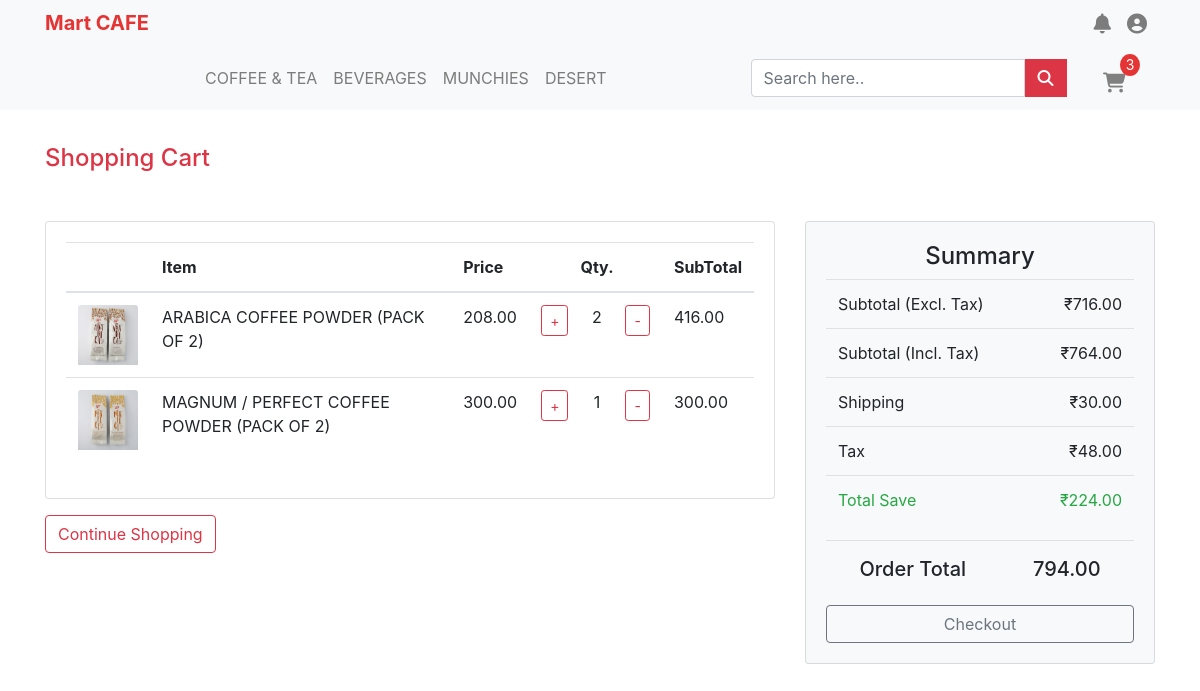
The page /cart/ (signed in) on the database as committed earlier.
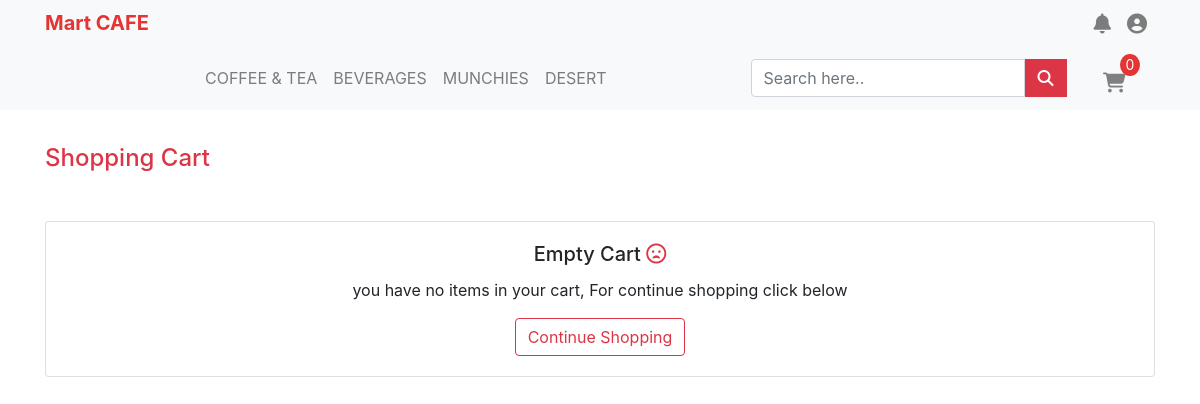
The same page on the database as committed later.
### cafeStore/models.py (models this page shows, shortened)
class OrderItem(models.Model):
    status_category = (
        ("Pending", "Pending"),
        ("Accepted", "Accepted"),
        ("Shipping", "Shipping"),
        ("Out for Delivery", "Out for Delivery"),
        ("Delivered", "Delivered")
    )
    product = models.ForeignKey(CafeProducts, on_delete=models.CASCADE, blank=True, null=True)
    order = models.ForeignKey(Order, on_delete=models.CASCADE, blank=True, null=True)
    quantity = models.PositiveIntegerField(default=0, null=True, blank=True)
    status = models.CharField(max_length=100, null=True, choices=status_category, default="Pending")
    date = models.DateTimeField(auto_now_add=True)
    @property
    def get_total(self):
        total = self.product.discountPrice * self.quantity
        return total
    @property
    def get_original_total(self):
        total = self.product.price * self.quantity
        return total

class CafeProducts(models.Model):
    category_choice = [
        ('coffee_and_tea', 'COFFEE AND TEA'),
        ('beverages', 'BEVERAGES'),
        ('munchies', 'MUNCHIES'),
        ('desert', 'DESERT'),
    ]
    name = models.CharField(max_length=100)
    description = models.TextField(max_length=1000)
    category = models.CharField(max_length=100, choices=category_choice)
    image = models.ImageField(upload_to='products/')
    price = models.DecimalField(max_digits=16, decimal_places=2)
    savePrice = models.DecimalField(max_digits=16, decimal_places=2)
    rate = models.PositiveIntegerField()
    discountPrice = models.DecimalField(max_digits=16, decimal_places=2)
    in_stock = models.BooleanField()
    tags = models.TextField(max_length=500, null=True, blank=True, default="")
    weight = models.IntegerField()
    pack = models.IntegerField()

class Order(models.Model):
    customer = models.ForeignKey(User, on_delete=models.SET_NULL, blank=True, null=True)
    date = models.DateTimeField(auto_now_add=True)
    complete = models.BooleanField(default=False, null=True, blank=False)
    transaction_id = models.CharField(max_length=200, null=True)
    @property
    def get_cart_total(self):
        order_items = self.orderitem_set.all()
        total = sum([item.get_total for item in order_items])
        return total
    @property
    def get_original_cart_total(self):
        order_items = self.orderitem_set.all()
        total = sum([item.get_original_total for item in order_items])
        return total
    @property
    def get_cart_items(self):
        order_items = self.orderitem_set.all()
        total = sum([item.quantity for item in order_items])
        return total

### cafeStore/views.py (the view)
# urls.py: path('cart/', views.cart, name='cart'),
def cart(request):
    data = cartData(request)
    items = data['items']
    cartItems = data['cartItems']
    order = data['order']
    content = {'items':items, 'cartItems':cartItems, 'order':order, 'save':data['save']}
    return render(request, 'store/cart.html', content)

### cafeStore/utils.py (called while the page is built)
def cartData(request):
    if request.user.is_authenticated:
        customer = User.objects.get(id=request.user.id)
        order, created = Order.objects.get_or_create(customer=customer, complete=False)
        items = order.orderitem_set.all()
        cartItems = order.get_cart_items
        save = order.get_original_cart_total - order.get_cart_total
    else:
        cookiesData = cookiesCart(request)
        items = cookiesData['items']
        order = cookiesData['order']
        cartItems = cookiesData['cartItems']
        save = cookiesData['save']
    return {'cartItems':cartItems, 'order':order, 'items':items, 'save': save}

### cafeStore/templates/store/cart.html (shortened to what the changed rows need)
{% extends 'store/layout.html' %}
{% load static %}
{% block content %}
{% if  cartItems == 0 %}
<div class="card text-center">
    <div class="card-body">
      <h5 class="card-title">Empty Cart <i class="far fa-frown-open text-danger"></i></h5>
      <p class="card-text">you have no items in your cart, For continue shopping click below</p>
      <a href="{% url 'home' %}" class="btn btn-outline-danger">Continue Shopping</a>
    </div>
  </div>
{% else %}
<div class="row">
    <div class="col-md-8 col-sm-6 col-xs-6">
        <div class="card card-body mb-3" style="width: 100%;">
            <table class="table">
                <thead>
                    <tr>
                        <th scope="col"></th>
                        <th scope="col">Item</th>
                        <th scope="col">Price</th>
                        <th scope="col"></th>
                        <th scope="col">Qty.</th>
                        <th scope="col"></th>
                        <th scope="col">SubTotal</th>
                    </tr>
                </thead>
                <tbody>
                    {% for item in items %}
                    <tr>
                        <td><img class="card-img-top" src="{{item.product.image.url}}" alt="..."
                                style="width: 60px; height: 60px;"></td>
                        <td><a href="" class="cart-product-name"
                                style="text-decoration: none;">{{item.product.name}}</a></td>
                        <td>{{item.product.discountPrice}}</td>
                        <td class="pr-0">
                            <button class="btn btn-outline-danger btn-sm update-cart"
                             data-action="add" data-product="{{item.product.id}}">+</button>
                        </td>
                        <td class="px-0" style="text-align: center;">
                            {{item.quantity}}
                        </td>
                        <td class="pl-0"> <button class="btn btn-outline-danger btn-sm update-cart"
                            data-action="remove" data-product="{{item.product.id}}">-</button></td>
                        <td>{{item.get_total}}</td>
                    </tr>
                    {% endfor %}
                </tbody>
            </table>
        </div>
        <div class="d-flex">
            <a href="{% url 'home' %}" class="btn btn-outline-danger">Continue Shopping</a>
        </div>
    </div>
    <div class="col-md-4 col-sm-6 col-xs-6">
        <div class="card card-body" style="background-color: #f8f9fa;">
            <div class="cart-title font-weight-lighter">
                <h4 class="text-center mb-2">Summary</h4>
                <table class="table">
                    <tbody>
                        <tr>
                            <td scope="row">Subtotal (Excl. Tax)</td>
                            <td><span class="float-right">₹{{order.get_cart_total}}</span></td>
                        </tr>
                        <tr>
                            <td scope="row">Subtotal (Incl. Tax)</td>
                            <td><span class="float-right">₹{{order.get_cart_total|add:48|floatformat:2}}</span></td>
                        </tr>
                        <tr>
                            <td scope="row">Shipping</td>
                            <td><span class="float-right">₹30.00</span></td>
                        </tr>
                        <tr>
                            <td scope="row">Tax</td>
                            <td><span class="float-right">₹48.00</span></td>
                        </tr>
                        <tr class="text-success">
                            <td scope="row">Total Save</td>
                            <td><span class="float-right">₹{{save}}</span></td>
                        </tr>
                    </tbody>
                </table>
                <hr>
            </div>
            <div class="d-flex justify-content-around mb-3">
                <h5>Order Total</h5>
                <h5>{{order.get_cart_total|add:78|floatformat:2}}</h5>
            </div>
            <div>
                <a href="" class="btn btn-outline-secondary w-100">Checkout</a>
            </div>
        </div>
    </div>
</div>
{% endif %}
{% endblock content %}

Rows that differ between the two databases and show on the page:
removed OrderItem: product.image (picture), product.name "ARABICA COFFEE POWDER (PACK OF 2)", product.discountPrice "208.00", quantity "2", get_total "416.00"
removed OrderItem: product.image (picture), product.name "MAGNUM / PERFECT COFFEE POWDER (PACK OF 2)", product.discountPrice "300.00", quantity "1", get_total "300.00"
no longer on this page (row unchanged): Order: get_cart_total "716.00", get_cart_total|add "764.00", get_cart_total|add "794.00"
Other text that changed with them:
{{ cartItems }}: "3" → "0"
{{ save }}: "224.00" → (not shown)
text no longer shown: "Item Price Qty. SubTotal Summary Subtotal (Excl. Tax) ₹ Subtotal (Incl. Tax) ₹ Shipping ₹30.00 Tax ₹48.00 Total Save ₹ Order Total Checkout"
text now shown: "Empty Cart you have no items in your cart, For continue shopping click below"
